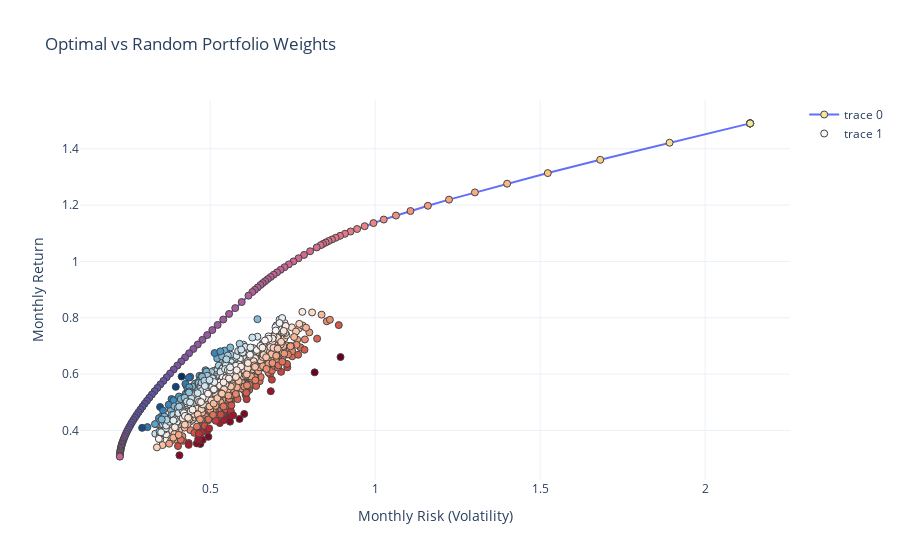

Notebook code for this chart:
### Code cell
#-- Plot the risk vs. return of randomly generated portfolios
#- Convert the list from before into an array for easy plotting
mean_variance_pairs = np.array(mean_variance_pairs)
mean_variance_parisRand = np.array(mean_variance_pairsRand)
risk_free_rate=0 #-- Include risk free rate here for sharpe ratio

#-- Create Plot
fig = go.Figure()
fig.add_trace(go.Scatter(x=mean_variance_pairs[:,1]**0.5, 
                         y=mean_variance_pairs[:,0], 
                      #- Add color scale for sharpe ratio   
                      marker=dict(color=(mean_variance_pairs[:,0]-risk_free_rate)/(mean_variance_pairs[:,1]**0.5), 
                                  showscale=False, 
                                  size=7,
                                  line=dict(width=1),
                                  colorscale="sunset",
                                  colorbar=dict(title="Sharpe<br>Ratio<br>Optimal")
                                 ), 
                      mode='lines+markers'))

fig.add_trace(go.Scatter(x=mean_variance_pairsRand[:,1]**0.5, 
                         y=mean_variance_pairsRand[:,0], 
                      #- Add color scale for sharpe ratio   
                      marker=dict(color=(mean_variance_pairsRand[:,0]-risk_free_rate)/(mean_variance_pairsRand[:,1]**0.5), 
                                  showscale=False, 
                                  size=7,
                                  line=dict(width=1),
                                  colorscale="RdBu",
                                  colorbar=dict(title="Sharpe<br>Ratio")
                                 ), 
                      mode='markers'))
#- Add title/labels
fig.update_layout(template='plotly_white',
                  xaxis=dict(title='Monthly Risk (Volatility)'),
                  yaxis=dict(title='Monthly Return'),
                  title='Optimal vs Random Portfolio Weights',
                  coloraxis_colorbar=dict(title="Sharpe Ratio"))

### Figure 1 — Plotly figure (JSON) as saved in the notebook; plotly's stock layout.template omitted (floating-point values rounded to 4 significant figures; data arrays with more than 128 entries replaced by an {"elided": "..."} marker saying what was removed)
{"data": [{"marker": {"color": [0.6976, 0.6976, 0.6976, 0.6976, 0.6976, 0.6976, 0.6976, 0.7512, 0.809, 0.8625, 0.9115, 0.9561, 0.9964, 1.033, 1.065, 1.094, 1.12, 1.142, 1.162, 1.18, 1.195, 1.209, 1.221, 1.231, 1.24, 1.248, 1.255, 1.261, 1.267, 1.276, 1.291, 1.304, 1.317, 1.329, 1.34, 1.35, 1.36, 1.368, 1.376, 1.383, 1.389, 1.395, 1.4, 1.405, 1.41, 1.415, 1.419, 1.426, 1.437, 1.449, 1.46, 1.471, 1.482, 1.493, 1.504, 1.515, 1.525, 1.535, 1.545, 1.555, 1.564, 1.573, 1.582, 1.591, 1.599, 1.607, 1.614, 1.62, 1.626, 1.631, 1.636, 1.639, 1.641, 1.643, 1.644, 1.643, 1.641, 1.639, 1.635, 1.629, 1.623, 1.615, 1.606, 1.596, 1.585, 1.572, 1.558, 1.543, 1.528, 1.516, 1.502, 1.488, 1.473, 1.458, 1.442, 1.429, 1.41, 1.392, 1.374, 1.356], "colorbar": {"title": {"text": "Sharpe<br>Ratio<br>Optimal"}}, "colorscale": [[0, "rgb(243, 231, 155)"], [0.1667, "rgb(250, 196, 132)"], [0.3333, "rgb(248, 160, 126)"], [0.5, "rgb(235, 127, 134)"], [0.6667, "rgb(206, 102, 147)"], [0.8333, "rgb(160, 89, 160)"], [1, "rgb(92, 83, 165)"]], "line": {"width": 1}, "showscale": false, "size": 7}, "mode": "lines+markers", "type": "scatter", "x": [2.136, 2.136, 2.136, 2.136, 2.136, 2.136, 2.136, 1.892, 1.682, 1.523, 1.4, 1.302, 1.224, 1.16, 1.107, 1.063, 1.026, 0.9948, 0.9681, 0.9452, 0.9255, 0.9084, 0.8935, 0.8805, 0.869, 0.859, 0.85, 0.8421, 0.835, 0.8228, 0.8028, 0.7845, 0.7677, 0.7524, 0.7383, 0.7254, 0.7135, 0.7025, 0.6925, 0.6832, 0.6746, 0.6667, 0.6593, 0.6525, 0.6437, 0.6355, 0.6279, 0.6161, 0.5955, 0.5759, 0.5573, 0.5395, 0.5226, 0.5065, 0.4911, 0.4764, 0.4624, 0.449, 0.4362, 0.424, 0.4124, 0.4008, 0.3895, 0.3786, 0.3683, 0.3584, 0.349, 0.3401, 0.3315, 0.3234, 0.3157, 0.3084, 0.3014, 0.2949, 0.2887, 0.2828, 0.2773, 0.2721, 0.2673, 0.2627, 0.2585, 0.2545, 0.2509, 0.2475, 0.2444, 0.2415, 0.2389, 0.2365, 0.2345, 0.233, 0.2318, 0.2307, 0.2297, 0.2288, 0.2281, 0.2277, 0.2271, 0.2268, 0.2265, 0.2264], "y": [1.49, 1.49, 1.49, 1.49, 1.49, 1.49, 1.49, 1.421, 1.361, 1.314, 1.276, 1.245, 1.219, 1.198, 1.179, 1.163, 1.149, 1.136, 1.125, 1.115, 1.106, 1.098, 1.091, 1.084, 1.078, 1.072, 1.067, 1.062, 1.058, 1.05, 1.036, 1.023, 1.011, 1.0, 0.9895, 0.9796, 0.9702, 0.9613, 0.9528, 0.9448, 0.9372, 0.93, 0.9231, 0.9165, 0.9077, 0.8993, 0.8913, 0.8784, 0.8559, 0.8343, 0.8136, 0.7937, 0.7747, 0.7563, 0.7386, 0.7216, 0.7052, 0.6893, 0.674, 0.6593, 0.645, 0.6306, 0.6163, 0.6024, 0.5889, 0.5759, 0.5633, 0.551, 0.5391, 0.5276, 0.5163, 0.5054, 0.4948, 0.4845, 0.4745, 0.4647, 0.4552, 0.4459, 0.4369, 0.4281, 0.4195, 0.4112, 0.403, 0.395, 0.3873, 0.3797, 0.3722, 0.365, 0.3584, 0.3532, 0.3482, 0.3433, 0.3384, 0.3337, 0.3291, 0.3253, 0.3203, 0.3156, 0.3113, 0.307]}, {"marker": {"color": {"elided": "1000 float values"}, "colorbar": {"title": {"text": "Sharpe<br>Ratio"}}, "colorscale": [[0, "rgb(103,0,31)"], [0.1, "rgb(178,24,43)"], [0.2, "rgb(214,96,77)"], [0.3, "rgb(244,165,130)"], [0.4, "rgb(253,219,199)"], [0.5, "rgb(247,247,247)"], [0.6, "rgb(209,229,240)"], [0.7, "rgb(146,197,222)"], [0.8, "rgb(67,147,195)"], [0.9, "rgb(33,102,172)"], [1, "rgb(5,48,97)"]], "line": {"width": 1}, "showscale": false, "size": 7}, "mode": "markers", "type": "scatter", "x": {"elided": "1000 float values"}, "y": {"elided": "1000 float values"}}], "layout": {"coloraxis": {"colorbar": {"title": {"text": "Sharpe Ratio"}}}, "title": {"text": "Optimal vs Random Portfolio Weights"}, "xaxis": {"title": {"text": "Monthly Risk (Volatility)"}}, "yaxis": {"title": {"text": "Monthly Return"}}}}
